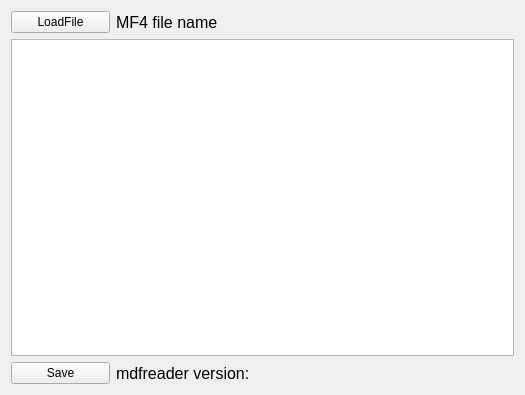
<?xml version="1.0" encoding="UTF-8"?>
<ui version="4.0">
 <class>Form</class>
 <widget class="QWidget" name="Form">
  <property name="geometry">
   <rect>
    <x>0</x>
    <y>0</y>
    <width>525</width>
    <height>395</height>
   </rect>
  </property>
  <property name="windowTitle">
   <string>show Vars in MF4</string>
  </property>
  <layout class="QVBoxLayout" name="verticalLayout">
   <item>
    <layout class="QHBoxLayout" name="hbox_load" stretch="1,4">
     <item>
      <widget class="QPushButton" name="btn_loadFile">
       <property name="text">
        <string>LoadFile</string>
       </property>
      </widget>
     </item>
     <item>
      <widget class="QLabel" name="labbel_fileName">
       <property name="font">
        <font>
         <pointsize>12</pointsize>
        </font>
       </property>
       <property name="text">
        <string>MF4 file name</string>
       </property>
      </widget>
     </item>
    </layout>
   </item>
   <item>
    <widget class="QTextBrowser" name="textBox_show"/>
   </item>
   <item>
    <layout class="QHBoxLayout" name="hbox_save" stretch="1,4">
     <item>
      <widget class="QPushButton" name="btn_save">
       <property name="text">
        <string>Save</string>
       </property>
      </widget>
     </item>
     <item>
      <widget class="QLabel" name="label_version">
       <property name="font">
        <font>
         <pointsize>12</pointsize>
        </font>
       </property>
       <property name="text">
        <string>mdfreader version:</string>
       </property>
      </widget>
     </item>
    </layout>
   </item>
  </layout>
 </widget>
 <resources/>
 <connections/>
</ui>
